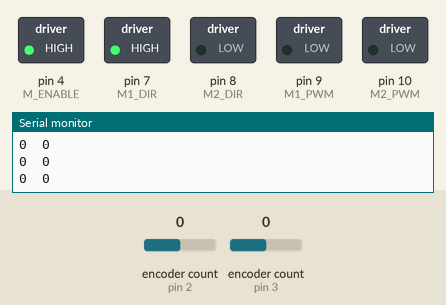
A sketch run on a simulated Arduino Uno, built with avr-gcc and run on an emulated ATmega328P. Shown: switched loads named in the sketch (green lamp = pin HIGH), the last lines printed to the serial monitor. Inputs (shaded band) come from the test bench; at power-on: encoder count (sensors on pin 2, pin 3) 0.

Above: at 1.2 s.
1.3 s: encoder count (sensor on pin 2) set to 4
At 2.1 s:
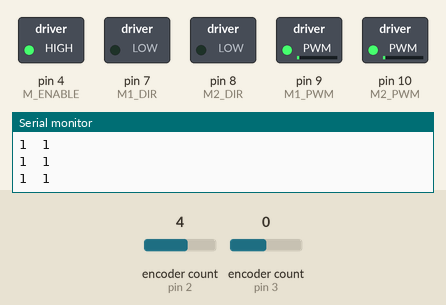
2.8 s: encoder count (sensor on pin 3) set to 4
At 3.5 s:
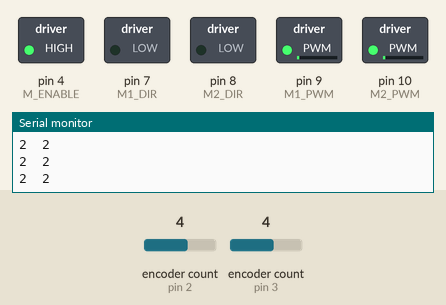
4.3 s: encoder count (sensor on pin 2) set to 8
At 4.8 s:
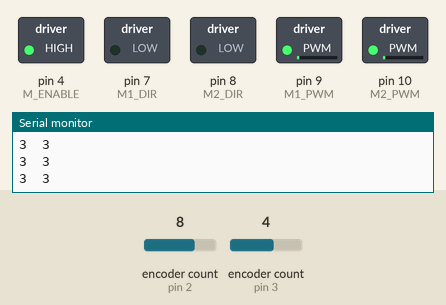
5.8 s: encoder count (sensor on pin 3) set to 8
At 6.2 s:
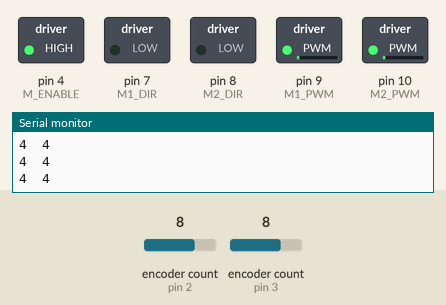
Timing chart, 0 to 8.3 s (numbered marks = the images above; inputs shaded):
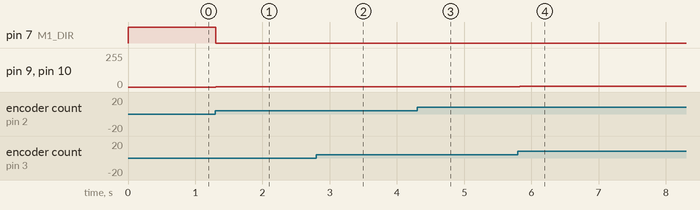

The sketch:

rot_speed_controller.ino
```cpp
/*  Group 10 - Andrew Burton, Trevor Bachand, William Peyton, & Kyra Squier
    EENG350B - SEED Lab
    Rotational Speed Controller Arduino Code
    05 March 2021
    Description:
    The following program runs the rotational speed feedback control algorithm.
    A speed set point is stored as a variable, and the motor outputs are calculated to
    get the robot to turn at that rate.
*/

#include <Encoder.h>                // Encoder Library

#define COUNTS_PER_REVOLUTION 3200  // Number of counts per revolution on the encoder on the motor

#define M_ENABLE  4                 // Motor enable pin -- must be set high to operate motors
#define M1_DIR    7                 // Motor 1 direction pin -- set true for cw rotation and false for ccw
#define M2_DIR    8                 // Motor 2 direction pin -- set true for cw rotation and false for ccw
#define M1_PWM    9                 // Motor 1 pwm pin -- set value between 0 and 255 (0 to not move, 255 is max speed)
#define M2_PWM   10                 // Motor 2 pwm pin -- set value between 0 and 255 (0 to not move, 255 is max speed)

Encoder enc1(2, 5);                 // Declare encoder object, with pin A = 2 (IOC) and pin B = 5
Encoder enc2(3, 6);                 // Declare encoder object, with pin A = 3 (IOC) and pin B = 6

bool M1_Dir_Val = true;             // Value to store dir of motor 1 -- set true for cw rotation and false for ccw
bool M2_Dir_Val = true;             // Value to store dir of motor 2 -- set true for cw rotation and false for ccw
int  M1_PWM_Val = 0;                // Value to store speed of motor 1 -- set value between 0 and 255 (0 to not move, 255 is max speed)
int  M2_PWM_Val = 0;                // Value to store speed of motor 2 -- set value between 0 and 255 (0 to not move, 255 is max speed)

// Vars for all controllers
const float r = 7.5 * 0.01;         // Radius of the wheel
const float d = 25 * 0.01;          // Distance between the wheels

float Va = 0;                       // Control algorithm output, between [-1.0, 1.0], describes linear motion
float delta_Va = 0;                 // Control algorithm output, between [-1.0, 1.0], describes rotational motion

float theta_1_previous = 0;         // Store the previous value to determine the derivative terms
float theta_2_previous = 0;         // Store the previous value to determine the derivative terms

float theta_1 = 0;                  // Store the current position of wheel 1 in radians
float theta_2 = 0;                  // Store the current position of wheel 2 in radians

float theta_dot_1 = 0;              //  Store the current velocity of wheel 1 in radians per second
float theta_dot_2 = 0;              //  Store the current velocity of wheel 2 in radians per second

// Vars for rot_speed_controller
float phi_dot_set = 0.0;            // Variable storing desired angular velocity in radians per second

float phi_dot = 0;                  // Current angular velocity
float phi_dot_error = 0;            // Angular velocity error
float phi_dot_total_error = 0;      // Integral of angular velocity error

const float Kp_phi_dot = 0.1;       // Velocity controller proportional gain
const float Ki_phi_dot = 1;         // Velocity controller proportional gain

void setup() {
  // put your setup code here, to run once:
  pinMode(M_ENABLE, OUTPUT);        // Define enable pin as output
  pinMode(M1_DIR, OUTPUT);          // Define direction pin as output
  pinMode(M1_PWM, OUTPUT);          // Define pwm pin as output
  pinMode(M2_DIR, OUTPUT);          // Define direction pin as output
  pinMode(M2_PWM, OUTPUT);          // Define pwm pin as output

  Serial.begin(9600);               // Initialize Serial comms
  while (!Serial);                  // Wait for initialization

  digitalWrite(M_ENABLE, HIGH);     // IMPORTANT!! -- set enable pin high
  digitalWrite(M1_DIR, true); // Set initial motor direction to cw
  analogWrite(M1_PWM, 0);  // Set initial motor speed to 0
  digitalWrite(M2_DIR, true); // Set initial motor direction to cw
  analogWrite(M2_PWM, 0);  // Set initial motor speed to 0

  OCR0A = 0xAF;                     // Set TMR0 interrupt comparison value
  TIMSK0 |= _BV(OCIE0A);            // Enable TMR0 interrupt
}

void loop() {
  // Set motor ouputs to the calculated values
  digitalWrite(M1_DIR, M1_Dir_Val);
  analogWrite(M1_PWM, M1_PWM_Val);
  digitalWrite(M2_DIR, M2_Dir_Val);
  analogWrite(M2_PWM, M2_PWM_Val);

  delay(50); // Wait 50 ms

  // Print out debug info to serial monitor
  Serial.print(M1_PWM_Val);
  Serial.print("\t");
  Serial.println(M2_PWM_Val);
}

// TMR0 interrupt service routine
SIGNAL(TIMER0_COMPA_vect) {
  readEncoders();       // Get current position
  phi_dot_controller(); // Calculate deltaVa
  setMotorVals();       // Scale ouput for PWM
}

void readEncoders() {
  theta_1_previous = theta_1;   // Store previous value
  theta_2_previous = theta_2;   // Store previous value

  theta_1 = -2.0 * PI * enc1.read() / COUNTS_PER_REVOLUTION;  // Store position in radians
  theta_2 = 2.0 * PI * enc2.read() / COUNTS_PER_REVOLUTION;   // Store position in radians

  theta_dot_1 = (theta_1 - theta_1_previous) * 1000;          // Calculate angular velocity
  theta_dot_2 = (theta_2 - theta_2_previous) * 1000;          // Calculate angular velocity
}

// Apply feedback control to calculate motor voltages to rotate as desired
void phi_dot_controller() {
  phi_dot = - r * (theta_dot_1 - theta_dot_2) / d;    // Calculate angular velocity
  phi_dot_error = phi_dot_set - phi_dot;              // Calculate angular velocity error

  // Error bounding
  if (phi_dot_error < -10.0) phi_dot_error = -10.0;
  if (phi_dot_error > 10.0) phi_dot_error = 10.0;

  // Update the integral term, apply integral clamping
  if (abs(phi_dot_total_error) < 0.5 || (phi_dot_error < 0 && phi_dot_total_error > 0) || (phi_dot_error > 0 && phi_dot_total_error < 0)) {
    phi_dot_total_error += (phi_dot_error * 0.001); // Increment the integral of the error
  }

  // Apply feedback control alorithm to calculate deltaVa
  delta_Va = - (Kp_phi_dot * phi_dot_error + Ki_phi_dot * phi_dot_total_error);
}

// Scale the controller outputs to be pwm values
void setMotorVals() {
  // Calculate the pwm value for each motor based on Va, deltaVa
  M1_PWM_Val = (int) (255 * (Va + delta_Va) / 2.0);
  M2_PWM_Val = (int) (255 * (Va - delta_Va) / 2.0);

  // Set motor directions
  if (M1_PWM_Val > 0) M1_Dir_Val = false;
  else M1_Dir_Val = true;

  if (M2_PWM_Val > 0) M2_Dir_Val = true;
  else M2_Dir_Val = false;

  // Make PWM output unsigned
  M1_PWM_Val = abs(M1_PWM_Val);
  M2_PWM_Val = abs(M2_PWM_Val);
}
```

Measured:
- after the input at 1.3 s, pin 7 (M1_DIR): HIGH → LOW at once; pin 9 (M1_PWM), pin 10 (M2_PWM): 0/255 → 1/255 at once
- after the input at 2.8 s, pin 9 (M1_PWM), pin 10 (M2_PWM): 1/255 → 2/255 at once
- after the input at 4.3 s, pin 9 (M1_PWM), pin 10 (M2_PWM): 2/255 → 3/255 at once
- after the input at 5.8 s, pin 9 (M1_PWM), pin 10 (M2_PWM): 3/255 → 4/255 at once
